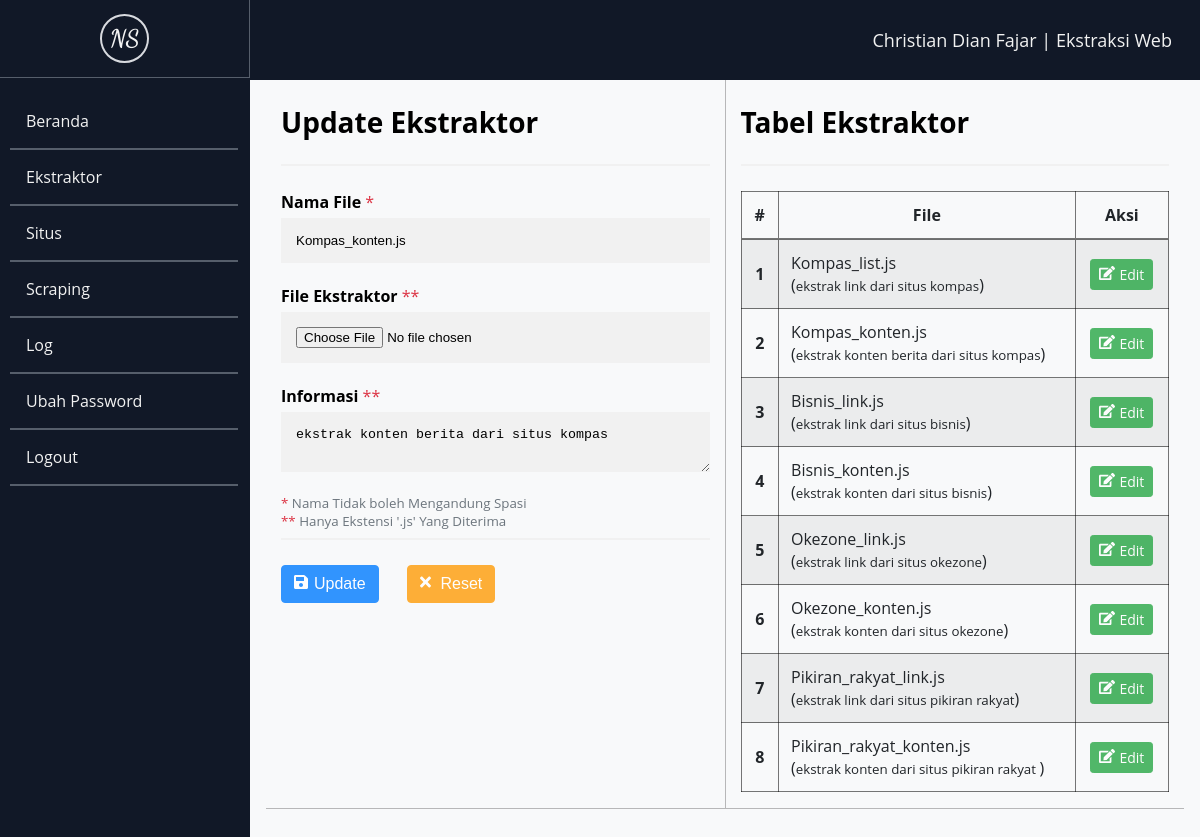
Page /public/ekstraktor/index/8 on the committed database.
### tables this page shows
CREATE TABLE `ekstraktor` (
  `id` int(11) NOT NULL,
  `nama` varchar(64) NOT NULL,
  `lokasi` varchar(64) NOT NULL,
  `info` text NOT NULL,
  `situs_id` int(11) DEFAULT NULL
);

### app/lib/helpers.php (called while the page is built, shortened)
<?php
function url($param = '')
{
    $url = ((isset($_SERVER['HTTPS']) && $_SERVER['HTTPS'] == "on") ? "https" : "http");
    $url .= "://" . $_SERVER['HTTP_HOST'];
    $url .= str_replace(basename($_SERVER['SCRIPT_NAME']), "", $_SERVER['SCRIPT_NAME']);
    return $url . $param;
}
function view($view, $data = [])
{
    require_once '../app/views/' . $view . '.php';
}
function getIndex()
{
    if (isset($_GET['url'])) {
        $url = rtrim($_GET['url'], '/');
        $url = filter_var($url, FILTER_SANITIZE_URL);
        $url = explode('/', $url);
        return end($url);
    }
}

### app/controllers/Ekstraktor.php (called while the page is built, shortened)
<?php
class Ekstraktor extends Controller
{
    public function index()
    {
        $data['ekstraktor'] = $this->db->get('ekstraktor');
        if ($index = getIndex()) {
            $data += ['byId' => $this->db->getWhere('ekstraktor', ['id' => $index])];
        }
        view('ekstraktor/index', $data);
    }
}

### app/core/App.php (called while the page is built, shortened)
<?php
class App
{
    protected $controller = 'Home';
    protected $method = 'index';
    protected $params = [];
    public function __construct()
    {
        $url = $this->parse();
        $url[0] = isset($url[0]) ? ucfirst($url[0]) : $this->controller;
        if (file_exists('../app/controllers/' . $url[0] . '.php')) {
            $this->controller = $url[0];
            unset($url[0]);
        }
        $this->controller = new $this->controller;
        if (isset($url[1])) {
            if (method_exists($this->controller, $url[1])) {
                $this->method = $url[1];
                unset($url[1]);
            }
        }
        if (!empty($url)) {
            $this->params = array_values($url);
        }
        call_user_func_array([$this->controller, $this->method], $this->params);
    }
    public function parse()
    {
        if (isset($_GET['url'])) {
            $url = rtrim($_GET['url'], '/');
            $url = filter_var($url, FILTER_SANITIZE_URL);
            $url = explode('/', $url);
            return $url;
        }
        return false;
    }
}

### public/index.php (called while the page is built, shortened)
<?php
$app = new App;

### app/core/Database.php (called while the page is built, shortened)
<?php
class Database
{
    public $conn;
    public function __construct()
    {
        $this->conn = mysqli_connect(HOST, USER, PASS, DBNAME);
    }
    public function get($table = '')
    {
        $query = "SELECT * FROM $table";
        $execQuery = mysqli_query($this->conn, $query);
        $data = [];
        while ($row = mysqli_fetch_assoc($execQuery)) {
            $data[] = $row;
        }
        return $data;
    }
    public function getWhere($table = '', $where = [], $operator = false)
    {
        $query = "SELECT * FROM $table ";
        if ($operator) {
            $query .= "WHERE ";
            foreach ($where as $k => $v) {
                $query .= "$k='$v' $operator ";
            }
            $query = trim(rtrim(trim($query), $operator));
        } else {
            $query .= "WHERE ";
            foreach ($where as $k => $v) {
                $query .= "$k='$v'";
                break;
            }
        }
        $execQuery = mysqli_query($this->conn, $query);
        $data = [];
        while ($row = mysqli_fetch_assoc($execQuery)) {
            $data[] = $row;
        }
        if (count($data) == 1) {
            $data = $data[0];
        }
        return $data;
    }
}

### app/views/ekstraktor/index.php (the view, shortened to what this page needs)
<div class="content">
    <div class="container">
        <div class="row border-top border-bottom">
            <div class="col border-right">
                <?php if (empty($byId)) : ?>
                    <form action="<?= url('ekstraktor/create'); ?>" class="form" method="POST" enctype="multipart/form-data">
                        <h2 class="content-title">Tambah Ekstraktor</h2>
                        <hr>
                        <label for="filename">
                            <b>Nama File</b> <span class="text-danger">*</span>
                        </label>
                        <input type="text" placeholder="Contoh : example_link" name="filename" id="filename" pattern="[^\s]+" required>
                        <label for="ekstraktor">
                            <b>File Ekstraktor</b> <span class="text-danger">**</span>
                        </label>
                        <input type="file" name="ekstraktor" id="ekstraktor" required>
                        <label for="info">
                            <b>Informasi</b> <span class="text-danger">**</span>
                        </label>
                        <textarea name="info" id="info" placeholder="Contoh : File digunakan untuk mengekstrak link situs tujuan" required></textarea>
                        <small class="text-muted">
                            <span class="text-danger">*</span> Nama Tidak boleh Mengandung Spasi</small>
                        <br>
                        <small class="text-muted">
                            <span class="text-danger">**</span> Hanya Ekstensi '.js' Yang Diterima</small>
                        <hr>
                        <div class="d-flex w-50">
                            <button type="submit" class="btn btn-primary btn-submit">Tambah</button>
                            <button type="reset" class="btn btn-warning btn-reset">Reset</button>
                        </div>
                    </form>
                <?php else : ?>
                    <form action="<?= url('ekstraktor/update/' . getIndex()); ?>" class="form" method="POST" enctype="multipart/form-data">
                        <h2 class="content-title">Update Ekstraktor</h2>
                        <hr>
                        <label for="filename">
                            <b>Nama File</b> <span class="text-danger">*</span>
                        </label>
                        <input type="text" placeholder="Contoh : example_link" name="filename" id="filename" pattern="[^\s]+" value="<?= $byId['nama']; ?>" required>
                        <label for="ekstraktor">
                            <b>File Ekstraktor</b> <span class="text-danger">**</span>
                        </label>
                        <input type="file" name="ekstraktor" id="ekstraktor" required>
                        <label for="info">
                            <b>Informasi</b> <span class="text-danger">**</span>
                        </label>
                        <textarea name="info" id="info" placeholder="Contoh : File digunakan untuk mengekstrak link situs tujuan" required><?= $byId['info']; ?></textarea>
                        <small class="text-muted">
                            <span class="text-danger">*</span> Nama Tidak boleh Mengandung Spasi</small>
                        <br>
                        <small class="text-muted">
                            <span class="text-danger">**</span> Hanya Ekstensi '.js' Yang Diterima</small>
                        <hr>
                        <div class="d-flex w-50">
                            <button type="submit" class="btn btn-primary btn-submit">Update</button>
                            <button type="reset" class="btn btn-warning btn-reset">Reset</button>
                        </div>
                    </form>
                <?php endif; ?>
            </div>
            <div class="col">
                <h2 class="content-title">Tabel Ekstraktor</h2>
                <hr>
                <table class="table">
                    <thead>
                        <tr>
                            <th scope="col">#</th>
                            <th scope="col">File</th>
                            <th scope="col">Aksi</th>
                        </tr>
                    </thead>
                    <tbody>
                        <?php $i = 0; ?>
                        <?php foreach ($ekstraktor as $e) : ?>
                            <tr>
                                <th scope="row"><?= ++$i ?></th>
                                <td><?= $e['nama']; ?> <br>(<small><?= $e['info']; ?></small>)</td>
                                <td class="button-td">
                                    <a href="<?= url('ekstraktor/index/' . $e['id']) ?>" class="btn btn-sm btn-success btn-edit">Edit</a>
                                </td>
                            </tr>
                        <?php endforeach; ?>
                    </tbody>
                </table>
            </div>
        </div>
    </div>
</div>

### public/css/style.css (style rules this page uses)
* { box-sizing: border-box; }
body { padding: 0; margin: 0; font-family: Open Sans, sans-serif; }
a { text-decoration: none; }
.border-right { border-right: 1px solid #64646471 !important; }
.border-top { border-top: 1px solid #64646471 !important; }
.border-bottom { border-bottom: 1px solid #64646471 !important; }
.container { width: 100%; padding-right: 15px; padding-left: 15px; margin-right: auto; margin-left: auto; }
.content { background-color: #f8f9fa !important; }
.content-title { font-size: 28; }
div.content { margin-left: 250px; padding: 1px 16px; min-height: 1000px; }
.form input[type="text"], .form input[type="password"], .form input[type="file"] { width: 100%; padding: 15px; margin: 5px 0 22px 0; display: block; border: none; background: #f1f1f1; }
.form textarea { width: 100%; padding: 15px; border: none; display: block; margin: 5px 0 22px 0; background: #f1f1f1; overflow: auto; resize: vertical; }
hr { border: 1px solid #f1f1f1; margin-bottom: 25px; }
.btn { cursor: pointer; display: inline-block; font-weight: 400; color: #212529; text-align: center; vertical-align: middle; -webkit-user-select: none; -moz-user-select: none; user-select: none; background-color: transparent; border: 1px solid transparent; padding: 0.375rem 0.75rem; font-size: 1rem; line-height: 1.5; border-radius: 0.25rem; transition: color 0.15s ease-in-out, background-color 0.15s ease-in-out, border-color 0.15s ease-in-out, box-shadow 0.15s ease-in-out; opacity: 0.8; }
.btn-submit:before { content: ""; display: block; background: url("../img/icons/save.svg") no-repeat; filter: invert(100); width: 1rem; height: 1rem; float: left; margin: 0.1rem 0.25rem 0 0; }
.btn-edit:before { content: ""; display: block; background: url("../img/icons/edit.svg") no-repeat; filter: invert(100); width: 1rem; height: 1rem; float: left; margin: 0.1rem 0.25rem 0 0; }
.btn-reset:before { content: ""; display: block; background: url("../img/icons/times.svg") no-repeat; filter: invert(100); width: 1rem; height: 1rem; float: left; margin: 0.1rem 0.25rem 0 0; }
.btn-primary { color: #fff; background-color: #007bff; border-color: #007bff; }
.btn-success, .alert.success { color: #fff; background-color: #28a745; border-color: #28a745; }
.btn-warning { color: #fff; background-color: #ff9c07; border-color: #ff9c07; }
.btn-sm.btn { padding: 0.25rem 0.5rem; font-size: 0.875rem; line-height: 1.5; border-radius: 0.2rem; }
.d-flex { display: flex !important; flex-direction: row; justify-content: space-between; }
.w-50 { width: 50%; }
.table { width: 100%; margin-bottom: 1rem; color: #212529; border-collapse: collapse; border: 1px solid rgba(0, 0, 0, 0.534); }
.table th, .table td { padding: 0.75rem; vertical-align: middle; border: 1px solid rgba(0, 0, 0, 0.534); }
.table thead th { vertical-align: bottom; border-bottom: 2px solid rgba(0, 0, 0, 0.534); }
.table td.button-td { text-align: center; }
.table tbody tr:nth-of-type(odd) { background-color: rgba(0, 0, 0, 0.05); }
.row { display: -ms-flexbox; display: flex; -ms-flex-wrap: wrap; flex-wrap: wrap; margin-right: -15px; margin-left: -15px; }
.col { flex-basis: 0; flex-grow: 1; max-width: 100%; position: relative; width: 100%; padding-right: 15px; padding-left: 15px; }
.text-danger { color: #dc3545 !important; }
.text-muted { color: #6c757d !important; }

### rows in the picture
ekstraktor: filename "Kompas_konten.js", info "ekstrak konten berita dari situs kompas", nama "Kompas_konten.js"
ekstraktor: nama "Kompas_list.js", info "ekstrak link dari situs kompas"
ekstraktor: nama "Bisnis_link.js", info "ekstrak link dari situs bisnis"
ekstraktor: nama "Bisnis_konten.js", info "ekstrak konten dari situs bisnis"
ekstraktor: nama "Okezone_link.js", info "ekstrak link dari situs okezone"
ekstraktor: nama "Okezone_konten.js", info "ekstrak konten dari situs okezone"
ekstraktor: nama "Pikiran_rakyat_link.js", info "ekstrak link dari situs pikiran rakyat"
ekstraktor: nama "Pikiran_rakyat_konten.js", info "ekstrak konten dari situs pikiran rakyat"
